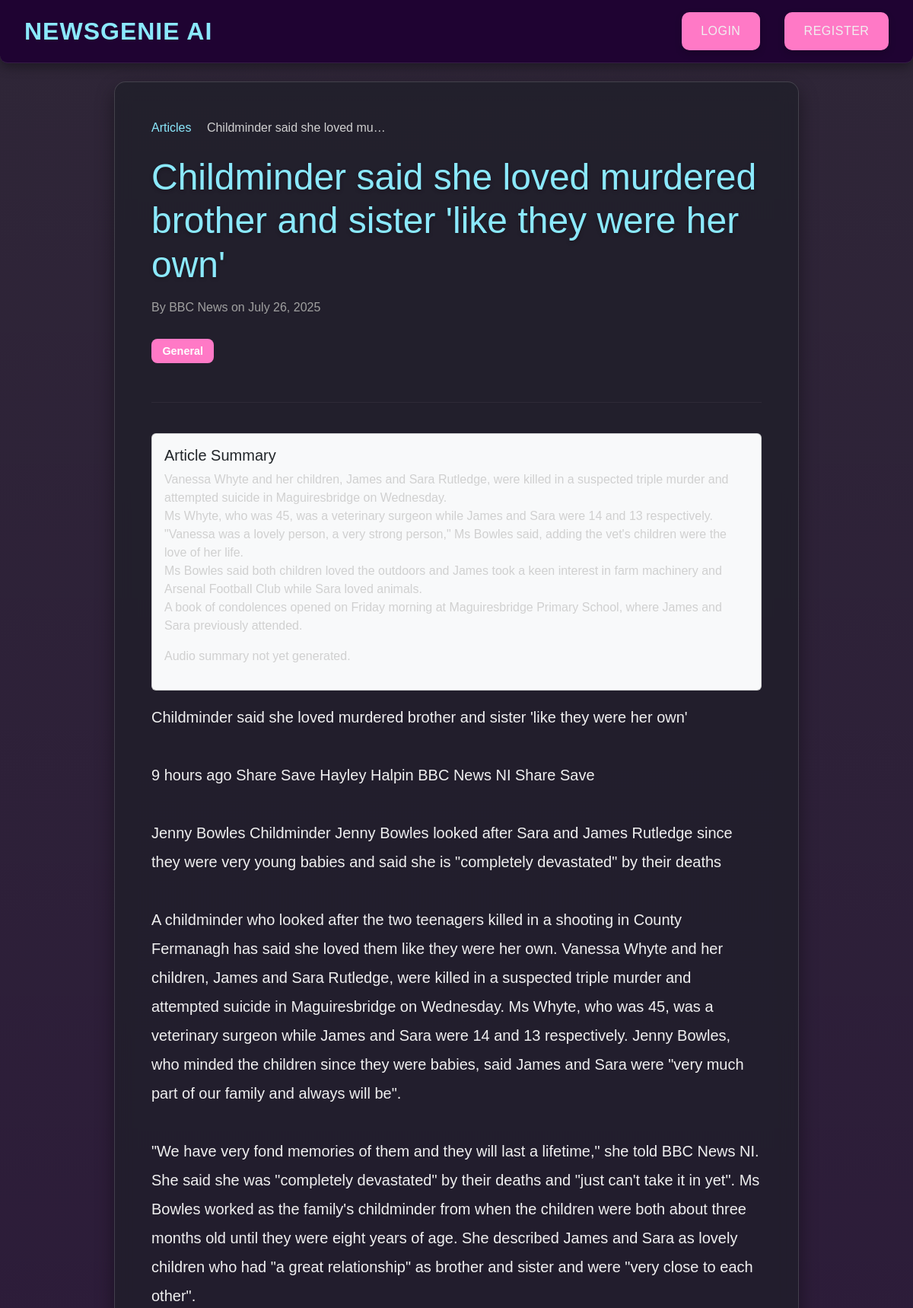
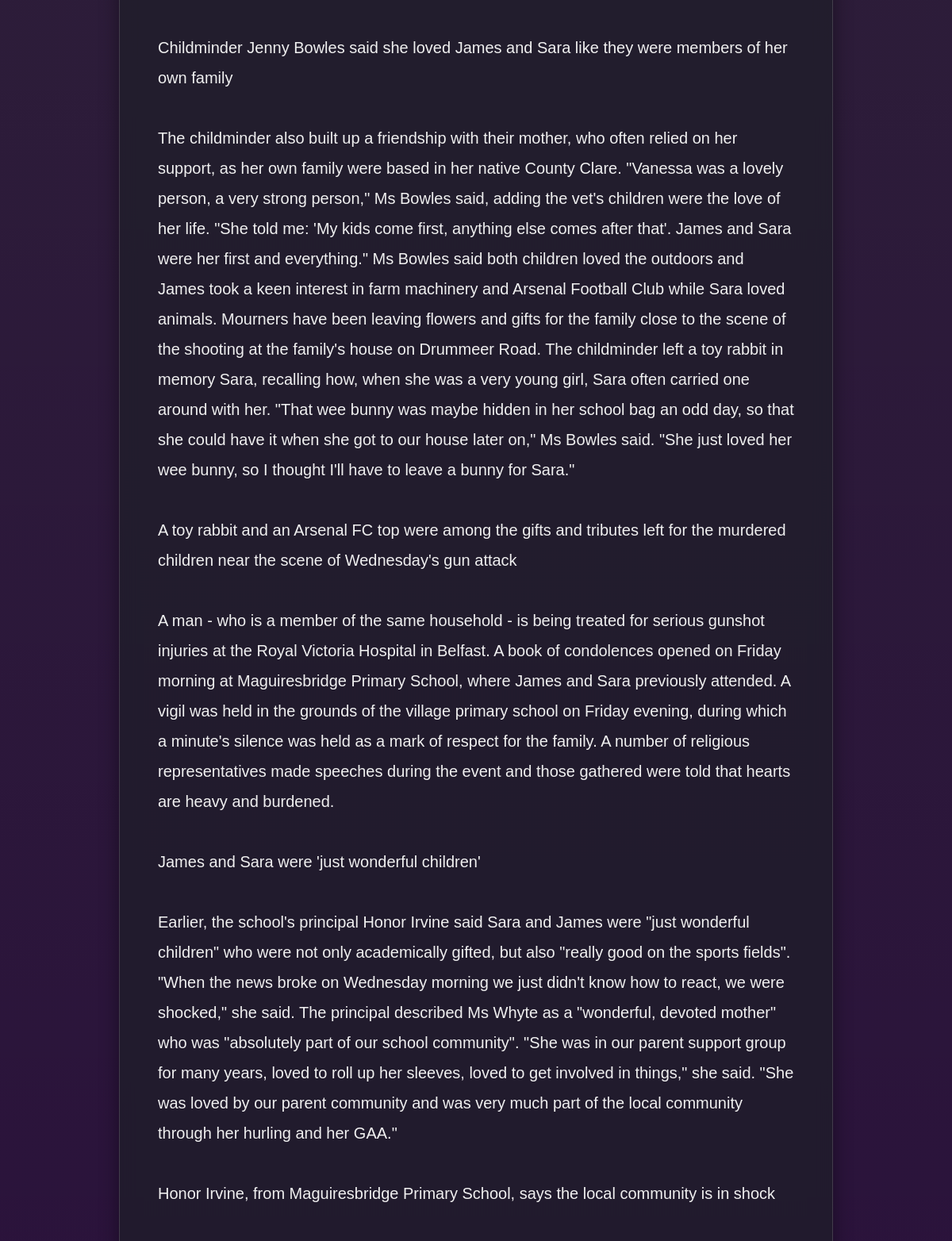
Page /article/221/?show_summary=1 (upper part) on the committed database (2 pictures, top to bottom).
### news/models.py (models this page shows, shortened)
class Article(models.Model):
    title = models.CharField(max_length=200)
    content = models.TextField()
    category = models.ForeignKey(Category, on_delete=models.SET_NULL, null=True, blank=True)
    published_date = models.DateTimeField(default=timezone.now)
    created_at = models.DateTimeField(auto_now_add=True)
    audio_file = models.FileField(upload_to='audio/', blank=True, null=True)
    image = models.ImageField(upload_to='articles/', blank=True, null=True)
    author = models.CharField(max_length=255, default="Unknown Source")
    publication_date = models.DateTimeField(null=True, blank=True)
    link = models.URLField(max_length=500, unique=True, null=True, blank=True)
    source = models.CharField(max_length=100, default='Unknown')
    categories = models.ManyToManyField('Category', related_name='multi_articles')
    summary = models.TextField(blank=True, null=True)
    is_summary_generated = models.BooleanField(default=False)
    approved = models.BooleanField(default=False)  # ✅ New field
    audio_file = models.FileField(upload_to='news_audio/', blank=True, null=True)
    def approved_status(self):
        return "Approved" if self.approved else "Pending"
    approved_status.boolean = True
    approved_status.short_description = "Status"
    class Meta:
        ordering = ['-published_date']

class Category(models.Model):
    name = models.CharField(max_length=100)
    description = models.TextField(blank=True)
    class Meta:
        verbose_name_plural = "Categories"

### news/views.py (the view)
# urls.py: path('article/<int:pk>/', views.ArticleDetailView.as_view(), name='article_detail'),
class ArticleDetailView(DetailView):
    model = Article
    template_name = 'news/article_detail.html'
    context_object_name = 'article'
    def get_queryset(self):
        if self.request.user.is_staff:
            return super().get_queryset()
        return super().get_queryset().filter(approved=True)
    def get_object(self, queryset=None):
        obj = super().get_object(queryset)
        if not obj.approved and not self.request.user.is_staff:
            raise Http404("Article not found or not yet approved.")
        if self.request.user.is_authenticated:
            ReadingHistory.objects.update_or_create(
                user=self.request.user,
                article=obj,
                defaults={'timestamp': timezone.now()}
            )
        return obj

### news/templates/news/article_detail.html (shortened to what this page needs)
{% extends 'base.html' %}
{% load static %}
{% block content %}
<link rel="stylesheet" href="{% static 'css/base.css' %}">
<div class="container mt-4">
    <nav aria-label="breadcrumb">
        <ol class="breadcrumb">
            <li class="breadcrumb-item"><a href="{% url 'news:article_list' %}">Articles</a></li>
            <li class="breadcrumb-item active" aria-current="page">{{ article.title|truncatechars:30 }}</li>
        </ol>
    </nav>
    <h1 class="mb-3">{{ article.title }}</h1>
    <p class="text-muted">By {{ article.author }} on {{ article.published_date|date:"F d, Y" }}</p>
    {% for category in article.categories.all %}
        <span class="badge bg-secondary me-1">{{ category.name }}</span>
    {% endfor %}
    <hr>
    {% if request.GET.show_summary == "1" %}
        {% if article.summary %}
            <div class="card bg-light mb-3">
                <div class="card-body">
                    <h5 class="card-title">Article Summary</h5>
                    <p class="card-text">{{ article.summary|linebreaksbr }}</p>
                    <div id="audioPlayerContainer" class="mt-3">
                        {% if article.audio_file %}
                            <audio id="audioPlayer" controls>
                                <source src="{{ article.audio_file.url }}" type="audio/mpeg">
                                Your browser does not support the audio element.
                            </audio>
                        {% else %}
                            <p id="audioStatus">Audio summary not yet generated.</p>
                        {% endif %}
                    </div>
                </div>
            </div>
        {% endif %}
    {% endif %}
    <div class="lead">{{ article.content|linebreaksbr }}</div>
</div>
{% endblock %}

### static/css/base.css (style rules this page uses)
body { margin: 0; padding: 0; font-family: "Poppins", sans-serif; background-image: linear-gradient(to bottom, rgba(10, 0, 20, 0.85), rgba(30, 0, 50, 0.95)), url("../img/background.jpg"); background-size: cover; background-repeat: no-repeat; background-position: center; background-attachment: fixed; color: #e0e0e0; }
.container.mt-4 { background-color: rgba(30, 30, 40, 0.7); backdrop-filter: blur(12px); padding: 3rem; border-radius: 15px; box-shadow: 0 10px 25px rgba(0, 0, 0, 0.4); margin: 2.5rem auto; max-width: 900px; border: 1px solid rgba(255, 255, 255, 0.15); }
.container.mt-4 h1 { color: #8be9fd; font-size: 3rem; margin-bottom: 1.5rem; line-height: 1.2; text-shadow: 0 2px 5px rgba(0, 0, 0, 0.3); }
.container.mt-4 p { color: #d0d0d0; }
.container.mt-4 .text-muted { font-size: 1rem; color: #a0a0a0 !important; margin-bottom: 1.8rem; }
.container.mt-4 .badge { background-color: #ff79c6 !important; font-size: 0.9rem; padding: 0.6em 1em; border-radius: 8px; margin-right: 0.8rem; margin-bottom: 1.2rem; display: inline-block; font-weight: 600; }
.container.mt-4 hr { border-top: 1px solid rgba(255, 255, 255, 0.2); margin-top: 2rem; margin-bottom: 2.5rem; }
.container.mt-4 .lead { font-size: 1.25rem; line-height: 1.9; color: #f0f0f0; margin-bottom: 2.5rem; }
.breadcrumb { background-color: transparent; padding: 0; margin-bottom: 1.5rem; }
.breadcrumb-item a { color: #8be9fd; text-decoration: none; font-weight: 500; transition: color 0.3s ease; }
.breadcrumb-item.active { color: #d0d0d0; }

### rows in the picture
Article: title "Childminder said she loved mu…", title "Childminder said she loved murdered brother and sister 'like they were her own'", author "BBC News", published_date "July 26, 2025", summary "Vanessa Whyte and her children, James and Sara Rutledge, were killed in a suspected triple murder and attempted suicide in Maguiresbridge on Wednesday. Ms Whyte, who was 45, was a veterinary surgeon while James and Sara were 14 and 13 respectively. \"Vanessa was a lovely person, a very strong person,\" Ms Bowles said, adding the vet's children were the love of her life. Ms Bowles said both children loved the outdoors and James took a keen interest in farm machinery and Arsenal Football Club while Sara loved animals. A book of condolences opened on Friday morning at Maguiresbridge Primary School, where James and Sara previously attended.", content "Childminder said she loved murdered brother and sister 'like they were her own' 9 hours ago Share Save Hayley Halpin BBC News NI Share Save Jenny Bowles Childminder Jenny Bowles looked after Sara and James Rutledge since they were very young babies and said she is \"completely devastated\" by their deaths A childminder who looked after the two teenagers killed in a shooting in County Fermanagh has said she loved them like they were her own. Vanessa Whyte and her children, James and Sara Rutledge, were killed in a suspected triple murder and attempted suicide in Maguiresbridge on Wednesday. Ms Whyte, who was 45, was a veterinary surgeon while James and Sara were 14 and 13 respectively. Jenny…"
Category: name "General"
